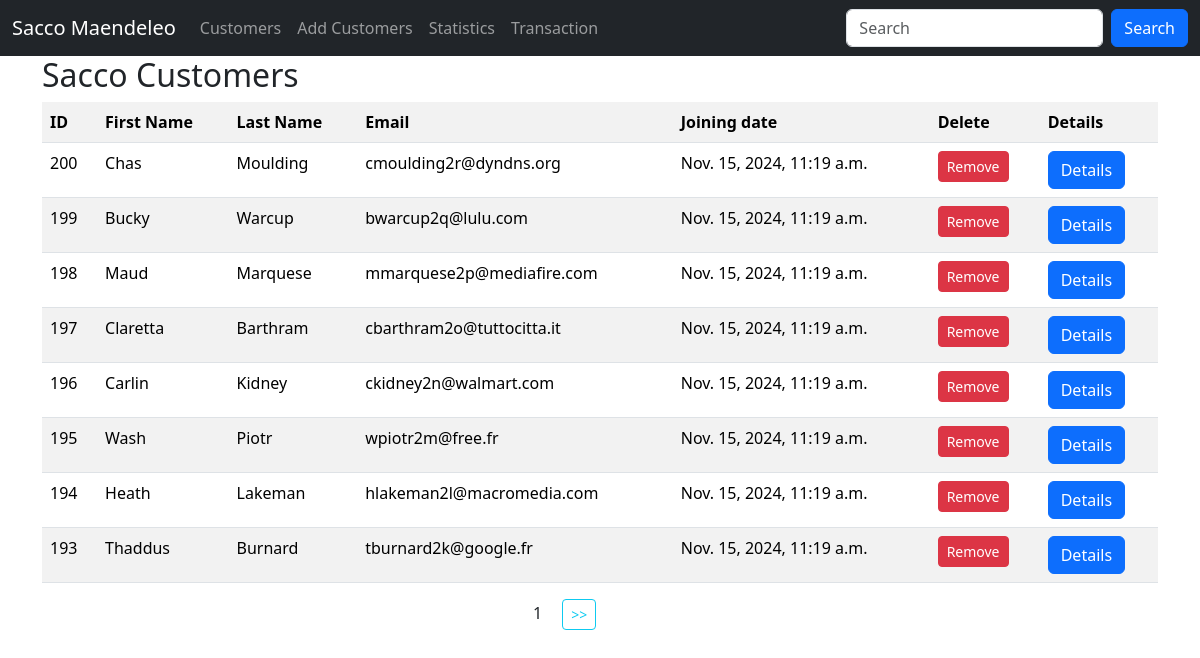
Before: / with the older database file.
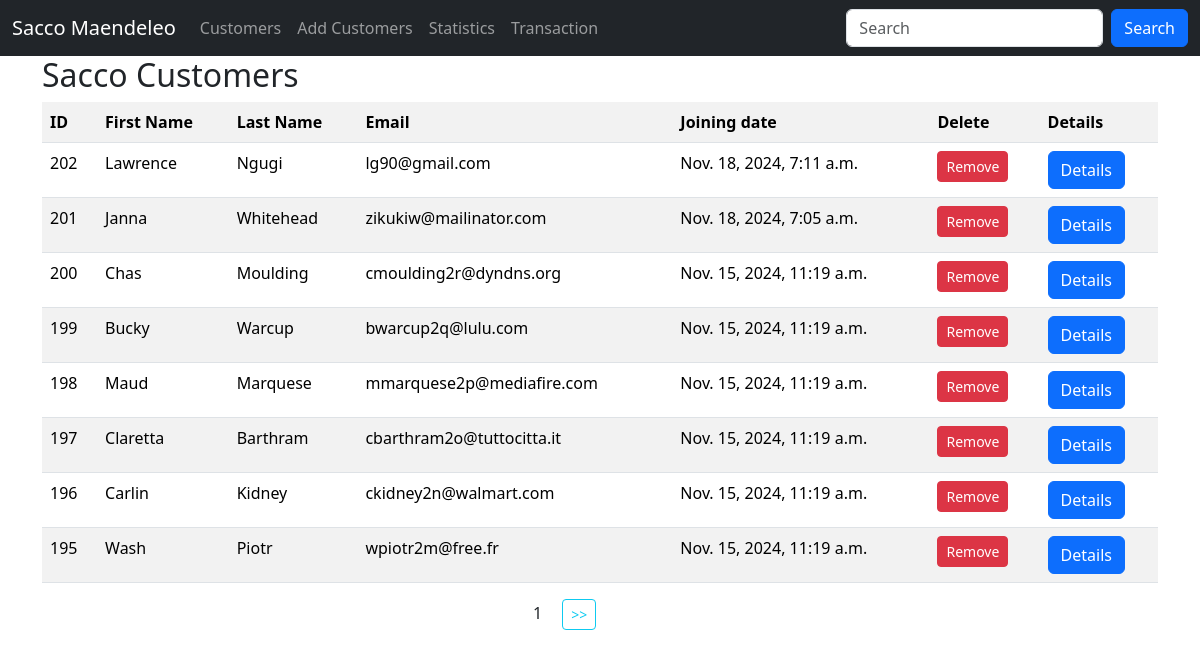
After: the same page with the newer database file.
### app/models.py (models this page shows, shortened)
class Customer(models.Model):
    first_name = models.CharField(max_length=30)
    last_name = models.CharField(max_length=30)
    email = models.EmailField(unique=True)
    dob = models.DateField()
    gender = models.CharField(max_length=10)
    weight = models.IntegerField(default=0)
    created_at = models.DateTimeField(auto_now_add=True)
    update_at = models.DateTimeField(auto_now=True)
    class Meta:
        db_table = 'customers'

### app/views.py (the view)
# urls.py: path('', views.customers, name='customers'),
def customers(request):
    data = Customer.objects.all().order_by(
        '-id').values()  # ORM-object relational marker select everything from customers
    paginator = Paginator(data, 8)
    page_number = request.GET.get('page', 1)
    try:
        paginated_data = paginator.page(page_number)
    except PageNotAnInteger | EmptyPage:
        paginated_data = paginator.page(1)
    return render(request, 'customers.html', {'data': paginated_data})

### templates/customers.html (shortened to what this page needs)
{% extends 'master.html' %}
{% block content %}
    <div class="container">
        <h2>Sacco Customers</h2>
        <table class="table table-striped">
            <tr>
                <th>ID</th>
                <th>First Name</th>
                <th>Last Name</th>
                <th>Email</th>
                <th>Joining date</th>
                <th>Delete</th>
                <th>Details</th>
            </tr>
            {% for customer in data.object_list %}
                <tr>
                    <td>{{ customer.id }}</td>
                    <td>{{ customer.first_name }}</td>
                    <td>{{ customer.last_name }}</td>
                    <td>{{ customer.email }}</td>
                    <td>{{ customer.created_at }}</td>
                    <td>
                        <a href="{% url 'remove_customer' customer.id %}" class="btn btn-danger btn-sm">Remove</a>
                    </td>
                    <td>
                        <a href="{% url 'customer_details' customer.id %}" class="btn btn-primary bt-sm ">Details</a>
                    </td>
                </tr>
            {% empty %}
                <p>No customers in the sacco</p>
            {% endfor %}
        </table>
        <div class="row justify-content-center">
            <div class="col-sm-2">
                <span class="mx-3" >{{ data.number }}</span>
                {% if data.has_next %}
                    <a class="btn btn-outline-info btn-sm" href="?page={{ data.next_page_number }}"> >> </a>
                {% endif %}
            </div>
        </div>
    </div>
{% endblock %}

### templates/master.html (shortened to what this page needs)
<!DOCTYPE html>
<html lang="en">
<head>
    <link href="https://cdn.jsdelivr.net/npm/bootstrap@5.3.3/dist/css/bootstrap.min.css" rel="stylesheet">
</head>
<body>
<nav class="navbar navbar-expand-sm navbar-dark bg-dark">
    <div class="container-fluid">
        <a class="navbar-brand" href="">Sacco Maendeleo</a>
        <div class="collapse navbar-collapse" id="mynavbar">
            <ul class="navbar-nav me-auto">
                <li class="nav-item">
                    <a class="nav-link" href="{% url 'customers' %}">Customers</a>
                </li>
                <li class="nav-item">
                    <a class="nav-link" href="{% url 'add_customers' %}">Add Customers</a>
                </li>
                <li class="nav-item">
                    <a class="nav-link" href="#">Statistics</a>
                </li>
                <li class="nav-item">
                    <a class="nav-link" href="#">Transaction</a>
                </li>
            </ul>
            <form class="d-flex">
                <input class="form-control me-2" type="text" placeholder="Search">
                <button class="btn btn-primary" type="button">Search</button>
            </form>
        </div>
    </div>
</nav>
{% block content %}
{% endblock %}
</body>
</html>

Changed rows visible on the page:
no longer on this page (row unchanged): Customer: id "194", first_name "Heath", last_name "Lakeman", email "hlakeman2l@macromedia.com", created_at "Nov. 15, 2024, 11:19 a.m."
no longer on this page (row unchanged): Customer: id "193", first_name "Thaddus", last_name "Burnard", email "tburnard2k@google.fr", created_at "Nov. 15, 2024, 11:19 a.m."
added Customer: id "202", first_name "Lawrence", last_name "Ngugi", email "lg90@gmail.com", created_at "Nov. 18, 2024, 7:11 a.m."
added Customer: id "201", first_name "Janna", last_name "Whitehead", email "zikukiw@mailinator.com", created_at "Nov. 18, 2024, 7:05 a.m."
